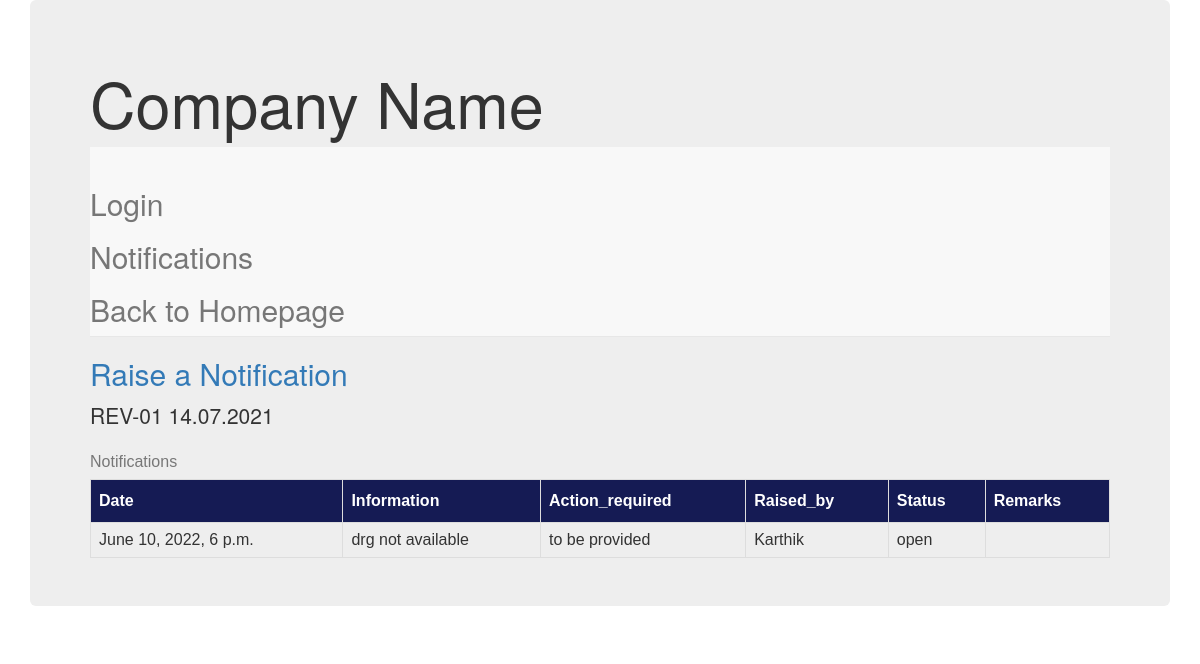
/index, run on the app's committed database.
### Notifications/models.py (models this page shows, shortened)
class notification(models.Model):
    date = models.DateTimeField(default=now, editable=False)
    Information =models.CharField(max_length=256)
    photo=models.FileField(blank=True,upload_to='Notifications/')
    Action_required = models.CharField(max_length=256)
    Raised_by=models.CharField(max_length=256)
    status_choices =(("open", "open"),("closed","closed"))
    Status=models.CharField(max_length=256,choices = status_choices,default ="open",null=True,blank=True )
    Remarks = models.CharField(max_length=256,blank=True)

### Notifications/views.py (the view)
# urls.py: path('index',views.NotificationListView.as_view(), name='index'),
class NotificationListView(ListView):
    context_object_name='notify'
    model = models.notification
    template_name= 'notification.html'

### templates/notification.html (shortened to what this page needs)
<html lang="en" dir="ltr">
  <head>
    <link rel="stylesheet" href="https://maxcdn.bootstrapcdn.com/bootstrap/3.3.7/css/bootstrap.min.css"
  </head>
  <body>
    <div class="container">
    <div class="jumbotron">
    <h1>Company Name </h1>
      <nav class="navbar navbar-default navbar-static-top"
      <ul  class="nav navbar-nav"><br>
    <h2><a class="navbar-link", href="{% url "admin:index" %}">Login</a></h2>
	  <h2><a class="navbar-link", href="{% url "index" %}">Notifications</a></h2>
    <h2><a class="navbar-link", href="{% url "home" %}">Back to Homepage</a></h2>
      </nav>
<h2><a class="navbar-link", href="{% url "create" %}">Raise a Notification</a></h2>
         {% if notify %}
               <p> REV-01 14.07.2021</p>
         <table id="customers">
             <caption>Notifications</caption>
            <thead>
              <th>Date</th>
              <th>Information</th>
              <th>Action_required</th>
			    <th>Raised_by</th>
                <th>Status</th>
				<th>Remarks</th>
           </thead>
              {% for n in notify %}
               {% if n.Status == "open" %}
             <tr>
               <td>{{n.date}}</td>
               <td>{{n.Information}}</td>
                <td>{{n.Action_required}}</td>
				<td>{{n.Raised_by}}</td>
               <td>{{n.Status}}</td>
			   <td>{{n.Remarks}}</td>
             </tr>
              {% endif %}
             {% endfor %}
         </table>
          {% else %}
        <p>No pending Notifications</p>
      {% endif %}

### templates/notification.html (style rules this page uses)
#customers { font-family: Arial, Helvetica, sans-serif; border-collapse: collapse; width: 100%; }
#customers td, #customers th { border: 1px solid #ddd; padding: 8px; }
#customers th { padding-top: 12px; padding-bottom: 12px; text-align: left; background-color: #151B54; color: white; }

### data on the page
notification: date "June 10, 2022, 6 p.m.", Information "drg not available", Action_required "to be provided", Raised_by "Karthik", Status "open"
